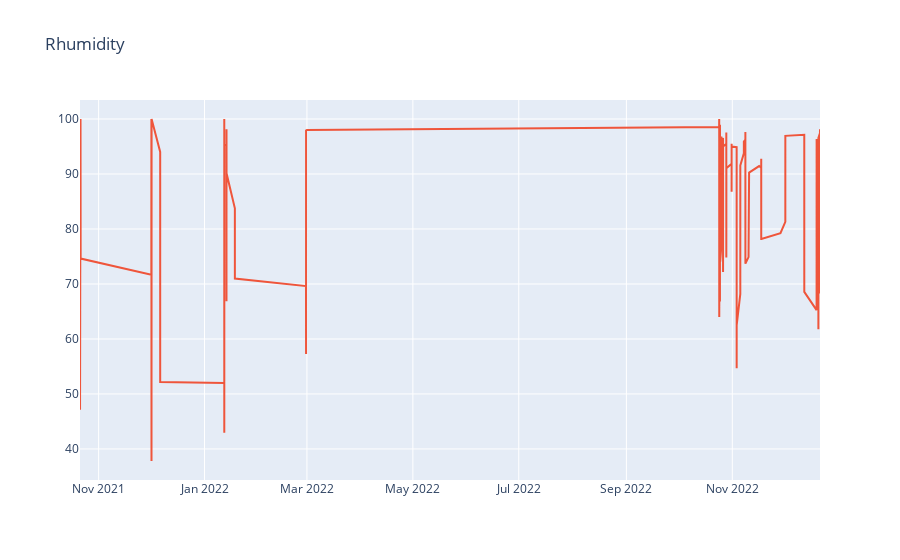

Write notebook code for a chart like this one.
### Code cell
interactive_plot(data, 'Rhumidity', data.index, 'Rhumidity')

### Figure 1 — Plotly figure (JSON) as saved in the notebook; plotly's stock layout.template omitted (floating-point values rounded to 4 significant figures; data arrays with more than 128 entries replaced by an {"elided": "..."} marker saying what was removed)
{"data": [{"hovertemplate": "<extra></extra>", "legendgroup": "", "line": {"color": "#636efa", "dash": "solid"}, "marker": {"symbol": "circle"}, "mode": "lines", "name": "", "orientation": "v", "showlegend": false, "type": "scatter", "xaxis": "x", "yaxis": "y"}, {"name": "Rhumidity", "type": "scatter", "x": {"elided": "2059 str values"}, "y": {"elided": "2059 float values"}}], "layout": {"legend": {"tracegroupgap": 0}, "title": {"text": "Rhumidity"}, "xaxis": {"anchor": "y", "domain": [0, 1]}, "yaxis": {"anchor": "x", "domain": [0, 1]}}}
